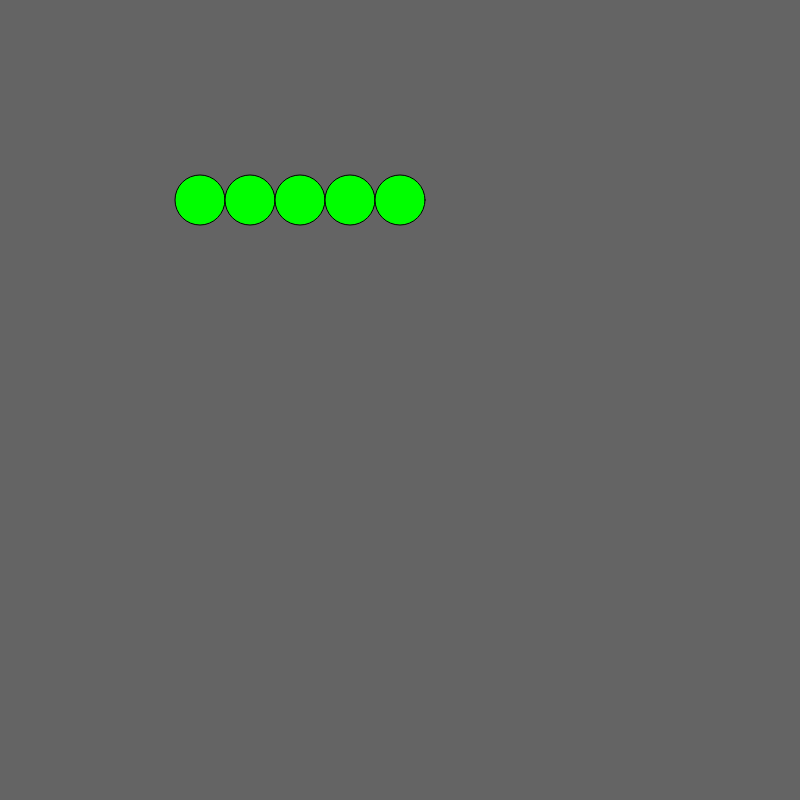
Frame 1 (no input)
Frame 60 (no input): identical to frame 1, image omitted
Frame 120 (the mouse pressed at the canvas centre since frame 60): identical to frame 1, image omitted

The p5.js sketch that drew this single still picture (run headless with seeded random() and noise() and a simulated clock; from frame 60 on, the mouse is pressed at the canvas centre):

// p5.js sketch
// ── sketch.js
let numero_espacio = 100;
let numero2 = 100;


function setup() 
{
	createCanvas(800, 800);
}

function draw()
{
    numero = 5;
    background(100)
    fill(0,255,0)
    ellipse(200,200,50)
    ellipse(250,200,50)
    ellipse(300,200,50)
    ellipse(350,200,50)
    ellipse(400,200,50)
}
